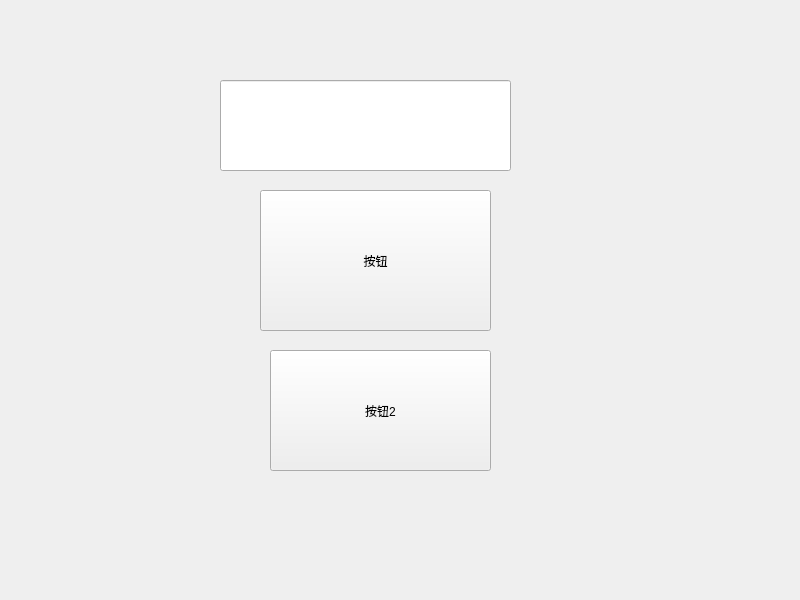
<?xml version="1.0" encoding="UTF-8"?>
<ui version="4.0">
 <class>Widget</class>
 <widget class="QWidget" name="Widget">
  <property name="geometry">
   <rect>
    <x>0</x>
    <y>0</y>
    <width>800</width>
    <height>600</height>
   </rect>
  </property>
  <property name="windowTitle">
   <string>Widget</string>
  </property>
  <widget class="QPushButton" name="pushButton">
   <property name="geometry">
    <rect>
     <x>260</x>
     <y>190</y>
     <width>231</width>
     <height>141</height>
    </rect>
   </property>
   <property name="text">
    <string>按钮</string>
   </property>
  </widget>
  <widget class="QPushButton" name="pushButton_2">
   <property name="geometry">
    <rect>
     <x>270</x>
     <y>350</y>
     <width>221</width>
     <height>121</height>
    </rect>
   </property>
   <property name="text">
    <string>按钮2</string>
   </property>
  </widget>
  <widget class="QLineEdit" name="lineEdit">
   <property name="geometry">
    <rect>
     <x>220</x>
     <y>80</y>
     <width>291</width>
     <height>91</height>
    </rect>
   </property>
  </widget>
 </widget>
 <resources/>
 <connections/>
</ui>
